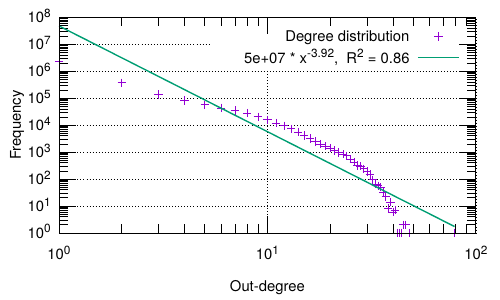

Write the gnuplot code that produced this figure.
#
# Out-degree Distribution. G(3248093, 6063011). 336702 (0.1037) nodes with out-deg > avg deg (3.7), 119743 (0.0369) with >2*avg.deg (Thu Dec 15 16:22:58 2016)
#

# set title "Out-degree Distribution. G(3248093, 6063011). 336702 (0.1037) nodes with out-deg > avg deg (3.7), 119743 (0.0369) with >2*avg.deg"
set key top right
set logscale xy 10
set format x "10^{%L}"
set mxtics 10
set format y "10^{%L}"
set mytics 10
set grid
set xlabel "Out-degree"
set ylabel "Frequency"
set tics scale 2
set yrange[1.000000:]
set terminal pdf enhanced font 'Helvetica,16' # size 1000,800
set output 'twitter_outdeg.pdf'
plot    "twitter_outdeg.tab" using 1:2 title "Degree distribution" with points pt 1,\
        f1(x)=47567674.538042*x**-3.921018, f1(x) title "5e+07 * x^{-3.92},  R^2 = 0.86" with lines linewidth 2
